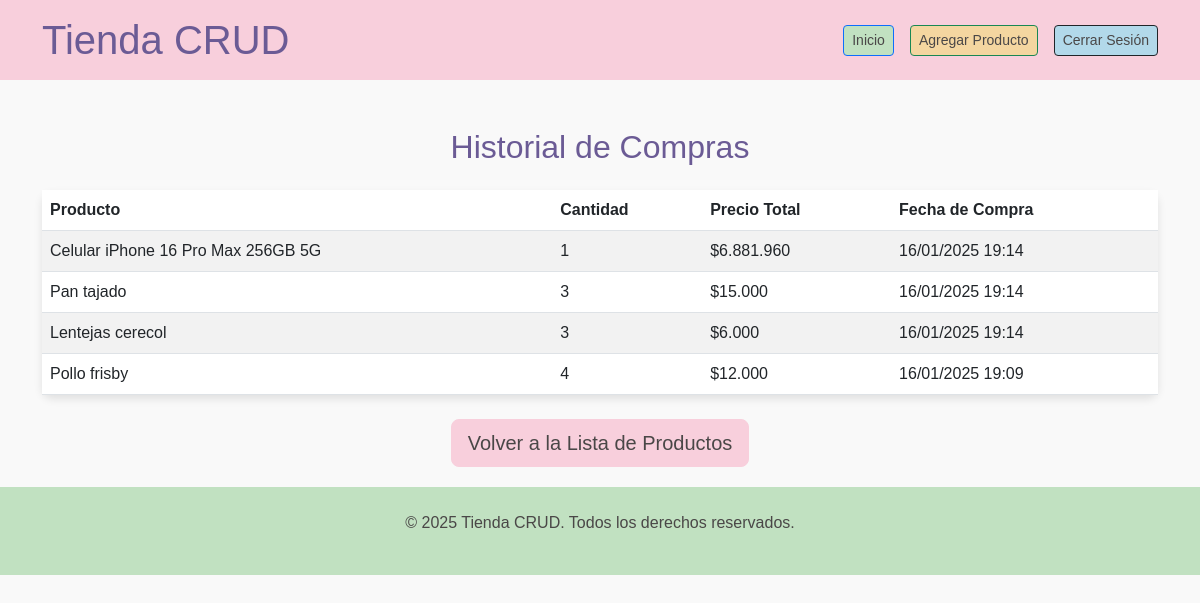
Before: /purchase_history/ (signed in) with the older database file.
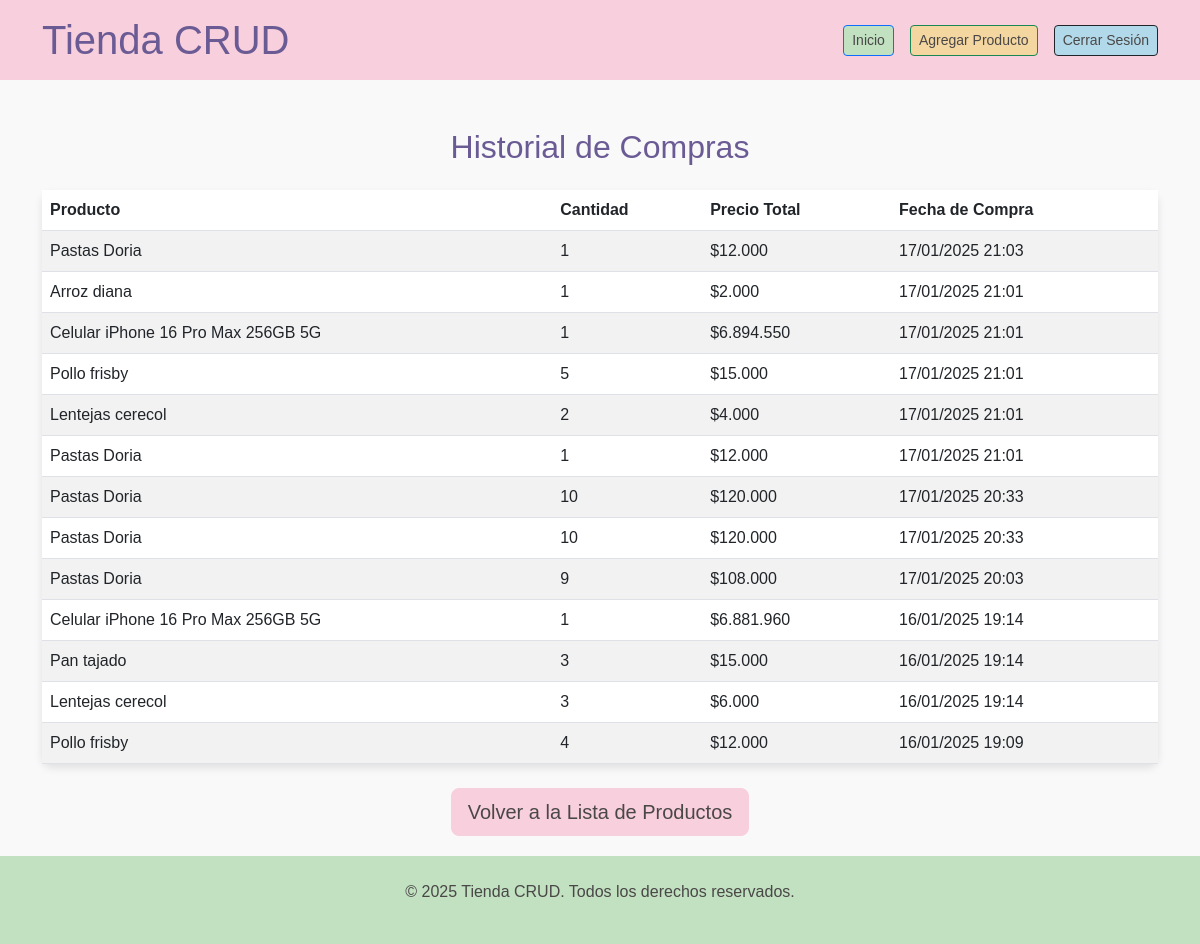
After: the same page with the newer database file.
### productos/models.py (models this page shows, shortened)
class Purchase(models.Model):
    user = models.ForeignKey(User, on_delete=models.CASCADE)
    product = models.ForeignKey(Product, on_delete=models.CASCADE)
    quantity = models.PositiveIntegerField()
    total_price = models.DecimalField(max_digits=10, decimal_places=2)
    purchased_at = models.DateTimeField(auto_now_add=True)

class Product(models.Model):
    name = models.CharField(max_length=200)
    description = models.TextField()
    price = models.DecimalField(max_digits=10, decimal_places=2, default=0.00)
    stock = models.PositiveIntegerField()
    image = models.ImageField(upload_to='', blank=True, null=True)
    technical_specs = models.TextField()
    category = models.CharField(max_length=100, default="General")
    created_at = models.DateTimeField(auto_now_add=True)
    updated_at = models.DateTimeField(auto_now=True)
    class Meta:
        permissions = [
            ("can_manage_products", "Puede gestionar productos"),
        ]

### productos/views.py (the view)
# urls.py: path('purchase_history/', views.purchase_history, name='purchase_history'),
@login_required
def purchase_history(request):
    if request.user.is_superuser:
        purchases = Purchase.objects.all().order_by('-purchased_at')  # Admin ve todo
    else:
        purchases = Purchase.objects.filter(user=request.user).order_by('-purchased_at')  # Usuarios ven sus compras
    return render(request, 'productos/purchase_history.html', {'purchases': purchases})

### productos/templatetags/custom_filters.py (called while the page is built)
@register.filter
def add_thousands_separator(value):
    try:
        value = int(float(value))  # Asegura que también funcione con strings o floats
        return f"{value:,}".replace(",", ".")
    except (ValueError, TypeError):
        return value

### productos/templates/productos/purchase_history.html (shortened to what this page needs)
<!DOCTYPE html>
<html lang="es">
<head>
    <link href="https://cdn.jsdelivr.net/npm/bootstrap@5.3.0/dist/css/bootstrap.min.css" rel="stylesheet">
</head>
<body>
    {% load custom_filters %}
    <header class="py-3" style="background-color: #f8cfdc;">
        <div class="container d-flex justify-content-between align-items-center">
            <h1 class="m-0" style="color: #6b5b95;">Tienda CRUD</h1>
            <nav class="d-flex gap-3">
                <a href="{% url 'home' %}" class="btn btn-primary btn-sm" style="background-color: #c1e1c1; color: #4a4747;">Inicio</a>
                {% if not can_manage_products %}
                    <a href="{% url 'add_product' %}" class="btn btn-success btn-sm" style="background-color: #f4d6a0; color: #4a4747;">Agregar Producto</a>
                {% endif %}
                <a href="{% url 'logout' %}" class="btn btn-dark btn-sm" style="background-color: #b2d9ea; color: #4a4747;">Cerrar Sesión</a>
            </nav>
        </div>
    </header>
    <div class="container mt-5">
        <h2 class="text-center mb-4" style="color: #6b5b95;">Historial de Compras</h2>
        {% if purchases %}
        <table class="table table-striped">
            <thead>
                <tr>
                    <th>Producto</th>
                    <th>Cantidad</th>
                    <th>Precio Total</th>
                    <th>Fecha de Compra</th>
                </tr>
            </thead>
            <tbody>
                {% for purchase in purchases %}
                <tr>
                    <td>{{ purchase.product.name }}</td>
                    <td>{{ purchase.quantity }}</td>
                    <td>${{ purchase.total_price|add_thousands_separator }}</td>
                    <td>{{ purchase.purchased_at|date:"d/m/Y H:i" }}</td>
                </tr>
                {% endfor %}
            </tbody>
        </table>
        {% else %}
        <div class="alert alert-warning text-center">
            No tienes compras registradas.
        </div>
        {% endif %}
        <div class="mt-4 text-center">
            <a href="{% url 'product_list' %}" class="btn btn-secondary btn-lg">Volver a la Lista de Productos</a>
        </div>
    </div>
     <footer class="text-center py-4" style="background-color: #c1e1c1; color: #4a4747; margin-top: 20px;">
        <p>&copy; 2025 Tienda CRUD. Todos los derechos reservados.</p>
    </footer>
</body>
</html>

Changed rows visible on the page:
added Purchase: product.name "Pastas Doria", quantity "1", total_price|add_thousands_separator "12.000", purchased_at "17/01/2025 21:03"
added Purchase: product.name "Arroz diana", quantity "1", total_price|add_thousands_separator "2.000", purchased_at "17/01/2025 21:01"
added Purchase: product.name "Celular iPhone 16 Pro Max 256GB 5G", quantity "1", total_price|add_thousands_separator "6.894.550", purchased_at "17/01/2025 21:01"
added Purchase: product.name "Pollo frisby", quantity "5", total_price|add_thousands_separator "15.000", purchased_at "17/01/2025 21:01"
added Purchase: product.name "Lentejas cerecol", quantity "2", total_price|add_thousands_separator "4.000", purchased_at "17/01/2025 21:01"
added Purchase: product.name "Pastas Doria", quantity "1", total_price|add_thousands_separator "12.000", purchased_at "17/01/2025 21:01"
added Purchase: product.name "Pastas Doria", quantity "10", total_price|add_thousands_separator "120.000", purchased_at "17/01/2025 20:33"
added Purchase: product.name "Pastas Doria", quantity "10", total_price|add_thousands_separator "120.000", purchased_at "17/01/2025 20:33"
added Purchase: product.name "Pastas Doria", quantity "9", total_price|add_thousands_separator "108.000", purchased_at "17/01/2025 20:03"
